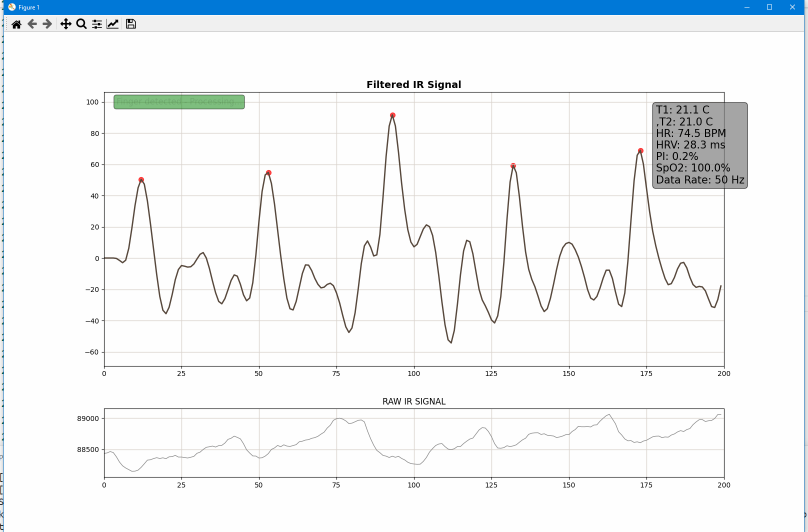
#> input picture Capstone Project Sepsis Detection/capstone_project_screen.png, 1615 x 1063 px (shown at 1/2 size); its folder holds only this picture in this run
$ python -i capstone_project_documented.py   (imports and definitions only)
#> lines starting #> are read from the running program, lines starting #| are printed output that depends on the picture
"""
Real-time biomedical signal acquisition and monitoring system.

Acquires temperature (T1, T2), heart rate, and oxygen saturation data from Two thermistors and MAX30102
sensor via serial port. Processes signals to extract physiological metrics (HR, HRV, SpO2, PI)
and visualizes them in real-time. Sends periodic health metrics to remote monitoring server.
Author: Abdelrahman Arafa
Notes: AI assisted in comments, docstring, creating boilerplate for visualization and serial communications
"""


import matplotlib.pyplot as plt
from matplotlib.animation import FuncAnimation
import matplotlib.gridspec as gridspec

import serial
import serial.tools.list_ports
import threading
from collections import deque
import numpy as np
import time
import requests
from datetime import datetime

# Global configuration
VISUALIZATION_UPDATE_WINDOW = 0.25  # seconds for visual updates (must be < metrics window)
DATA_SAMPLING_RATE = 50
received_timestamps = []

# Endpoint configuration
METRICS_WINDOW = 5  # seconds for metrics updates
last_send_time = 0  # Track last send time for throttling
base_url = "https://db65.uef.fi/api/v1/sepsis-session-data/update"
group_id = 2
session_id = "1O6SW5VD"
url = f"{base_url}/{group_id}/{session_id}"


# [241 lines left out: functions send_metrics, calculate_hr, calculate_hrv, calculate_pi, calculate_spo2, convolve and 1 more, not called in this run]


# ============ Serial Communication & Real-Time Visualization ============

def select_port():
    """
    Prompt user to select serial port from available options.

    Returns:
        Device name of selected port (e.g., 'COM3')
    """
    ports = list(serial.tools.list_ports.comports())
    for i, p in enumerate(ports):
        print(f"[{i}] {p.device}")
    sel = int(input("Select Port: "))
#> the answer given: 1
    return ports[sel].device


# [1 line that did not run here, left out]
BAUD_RATE = 115200

# Data buffers for signal analysis and visualization
ir_buffer = deque(maxlen=1000)  # IR data for metrics calculation
red_buffer = deque(maxlen=1000)  # Red data for metrics calculation

# Visualization buffers (shorter for responsive updates)
visual_buffer = deque(maxlen=200)  # IR data for plotting
t1_buffer = deque(maxlen=200)  # Core temperature for plotting
t2_buffer = deque(maxlen=200)  # Extremity temperature for plotting

# Finger detection state
finger_present = False
finger_threshold = 10000  # IR signal strength threshold for finger detection


# [39 lines left out: function serial_reader, not called in this run]


# Start background serial reader thread
thread = threading.Thread(target=serial_reader, daemon=True)
# [1 line not run here, left out]


# ============ Matplotlib Real-Time Visualization ============

# Figure layout
fig = plt.figure(figsize=(16, 10))
gs = gridspec.GridSpec(2, 1, height_ratios=[0.8, 0.2], hspace=0.25)

ax1 = fig.add_subplot(gs[0])  # Filtered signal and metrics
ax2 = fig.add_subplot(gs[1], sharex=ax1)  # Raw signal

# Clinical theme colors
BG_COLOR = "#fefefe"
GRID_COLOR = "#D9D2CC"
RAW_COLOR = "#8E8E8E"
FILTERED_COLOR = "#56473B"

# [9 lines not run here, left out]

# Plot objects
line_filtered, = ax1.plot([], [], color=FILTERED_COLOR, linewidth=2, label='Cleaned')
scatter_peaks = ax1.scatter([], [], color='red', s=50, marker='o', alpha=0.7, label='Heartbeat')
line_raw, = ax2.plot([], [], color=RAW_COLOR, linewidth=1, label='Raw IR')

# Finger status indicator
finger_text = ax1.text(0.02, 0.98, '', transform=ax1.transAxes, fontsize=22,
                      verticalalignment='top', bbox=dict(boxstyle='round', facecolor='green', alpha=0.5))

metrics_text_obj = None


def animate(frame):
    """
    Animation callback: Process signal, detect beats, calculate metrics, and update plots.

    Called at ~4Hz (250ms interval). Applies multi-stage signal filtering,
    detects heartbeat peaks, calculates physiological metrics, and sends to server.
    """
    global metrics_text_obj
    raw_list = np.array(list(visual_buffer))  # Use visual buffer for plotting

    if not finger_present or len(raw_list) < 10:
        # Clear plots and show status message
        line_filtered.set_data([], [])
        scatter_peaks.set_offsets(np.empty((0, 2)))
        line_raw.set_data([], [])
        finger_text.set_text('Place finger on sensor')
        finger_text.set_backgroundcolor('red')
        finger_text.set_fontsize(22)
        finger_text.set_alpha(0.5)
        return line_filtered, scatter_peaks, line_raw, finger_text

    # Finger present - process signal
    finger_text.set_text('Finger detected - Processing...')
    finger_text.set_backgroundcolor('green')
    finger_text.set_fontsize(12)
    finger_text.set_alpha(0.1)

    # Multi-stage signal filtering:
    # 1. Smooth with [1,1,1] moving average
    # 2. Derivative with [1,0,-1] edge detector
    # 3. Smooth again with longer kernel
    filtered = convolve(raw_list, filter=[1, 1, 1])
    filtered = convolve(filtered, filter=[1, 0, -1])
    filtered = convolve(filtered, filter=[1, 1, 1, 1, 1])

    # Detect peaks adaptively (20% of max signal)
    max_value = np.max(filtered) if len(filtered) > 0 else 0
    beat_indices, beat_values = peak_detector(filtered, min_time=15, min_threshold=max_value*0.2)

    # Update plots
    x_data = np.arange(len(raw_list))
    line_filtered.set_data(x_data, filtered)
    scatter_peaks.set_offsets(np.column_stack((beat_indices, beat_values)))
    line_raw.set_data(x_data, raw_list)

    # Calculate physiological metrics
    t1 = np.mean(list(t1_buffer))
    t2 = np.mean(list(t2_buffer))
    hr = calculate_hr(beat_indices, sampling_rate=DATA_SAMPLING_RATE)
    hrv = calculate_hrv(beat_indices, sampling_rate=DATA_SAMPLING_RATE)
    pi = calculate_pi(list(ir_buffer), 100)
    spo2 = calculate_spo2(list(red_buffer), list(ir_buffer), 100)

    # Format metrics: show "--" if outside physiological range
    t1_display = f"{t1:.1f}" if 10 <= t1 <= 50 else "--"
    t2_display = f"{t2:.1f}" if 10 <= t2 <= 50 else "--"
    hr_display = f"{hr:.1f}" if 30 <= hr <= 200 else "--"
    hrv_display = f"{hrv:.1f}" if 1 <= hrv <= 110 else "--"
    pi_display = f"{pi:.1f}" if 0.1 <= pi <= 20 else "--"
    spo2_display = f"{spo2:.1f}" if 70 <= spo2 <= 100 else "--"

    # Send to remote monitoring server
    send_metrics(t1, t2, hr, hrv, spo2, pi)

    # Calculate actual data sampling rate
    current_time = time.time()
    recent_samples = [t for t in received_timestamps if current_time - t <= 1.0]
    sampling_rate = len(recent_samples)

    # Format metrics display
    metrics_text = f'T1: {t1_display} C\n,T2: {t2_display} C\nHR: {hr_display} BPM\nHRV: {hrv_display} ms\nPI: {pi_display}%\nSpO2: {spo2_display}%\nData Rate: {sampling_rate} Hz'

    # Remove old metrics text box
    if metrics_text_obj is not None:
        metrics_text_obj.remove()

    # Add updated metrics text
    metrics_text_obj = ax1.text(0.85, 0.95, metrics_text, transform=ax1.transAxes, fontsize=15,
                                verticalalignment='top', bbox=dict(boxstyle='round', facecolor='yellow', alpha=0.7))

    # Auto-scale axes with margin to prevent visualization issues
    y_min_filtered = np.min(filtered)
    y_max_filtered = np.max(filtered)
    y_margin_filtered = max(1, (y_max_filtered - y_min_filtered) * 0.1)

    y_min_raw = np.min(raw_list)
    y_max_raw = np.max(raw_list)
    y_margin_raw = max(1, (y_max_raw - y_min_raw) * 0.1)

    ax1.set_xlim(0, len(raw_list))
    ax1.set_ylim(y_min_filtered - y_margin_filtered, y_max_filtered + y_margin_filtered)
    ax2.set_xlim(0, len(raw_list))
    ax2.set_ylim(y_min_raw - y_margin_raw, y_max_raw + y_margin_raw)

    return line_filtered, scatter_peaks, line_raw, finger_text


# Create animation at 4 Hz (250ms interval)
ani = FuncAnimation(fig, animate, interval=VISUALIZATION_UPDATE_WINDOW * 1000, blit=False, cache_frame_data=False)

# [3 lines not run here, left out]

>>> import cv2
>>> picture = cv2.imread('capstone_project_screen.png', cv2.IMREAD_GRAYSCALE)
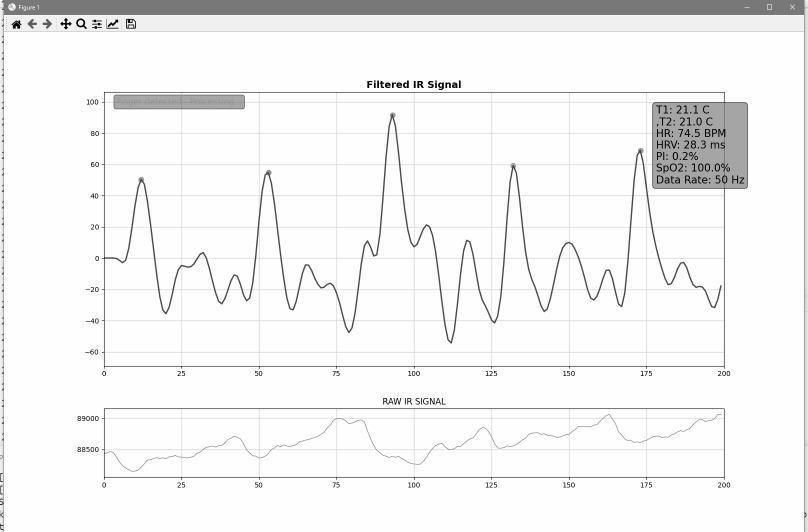
#> picture: shape (1063, 1615) (shown at 1/2 size); min 0, max 255, mean 242.8
>>> result = animate(picture)
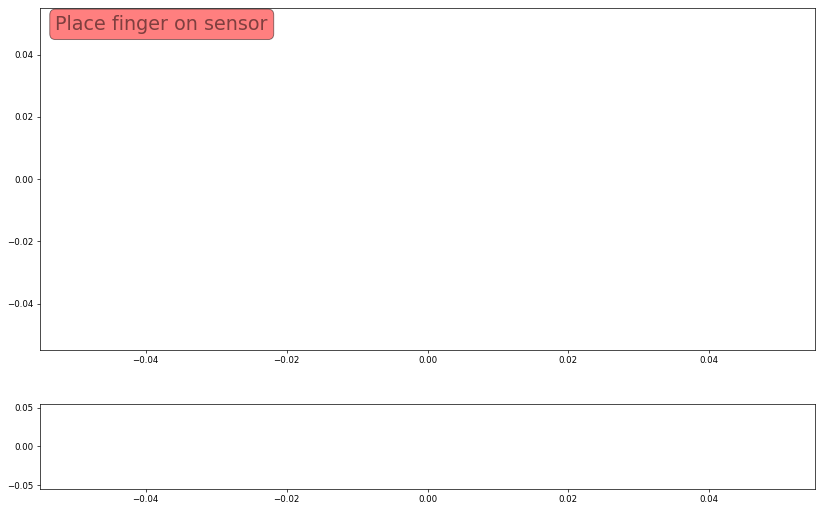
#> figure drawn by matplotlib, 2 panels
